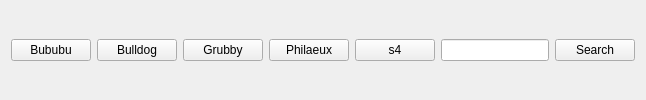
             <widget class="QWidget" name="horizontalWidget" native="true">
              <layout class="QHBoxLayout" name="horizontalLayout_19">
               <item>
                <widget class="QPushButton" name="buttonBububu">
                 <property name="text">
                  <string>Bububu</string>
                 </property>
                </widget>
               </item>
               <item>
                <widget class="QPushButton" name="buttonBulldog">
                 <property name="text">
                  <string>Bulldog</string>
                 </property>
                </widget>
               </item>
               <item>
                <widget class="QPushButton" name="buttonGrubby">
                 <property name="text">
                  <string>Grubby</string>
                 </property>
                </widget>
               </item>
               <item>
                <widget class="QPushButton" name="buttonPhilaeux">
                 <property name="text">
                  <string>Philaeux</string>
                 </property>
                </widget>
               </item>
               <item>
                <widget class="QPushButton" name="buttonS4">
                 <property name="text">
                  <string>s4</string>
                 </property>
                </widget>
               </item>
               <item>
                <widget class="QLineEdit" name="inputSteamId">
                 <property name="minimumSize">
                  <size>
                   <width>100</width>
                   <height>0</height>
                  </size>
                 </property>
                </widget>
               </item>
               <item>
                <widget class="QPushButton" name="buttonSearch">
                 <property name="text">
                  <string>Search</string>
                 </property>
                </widget>
               </item>
              </layout>
             </widget>
